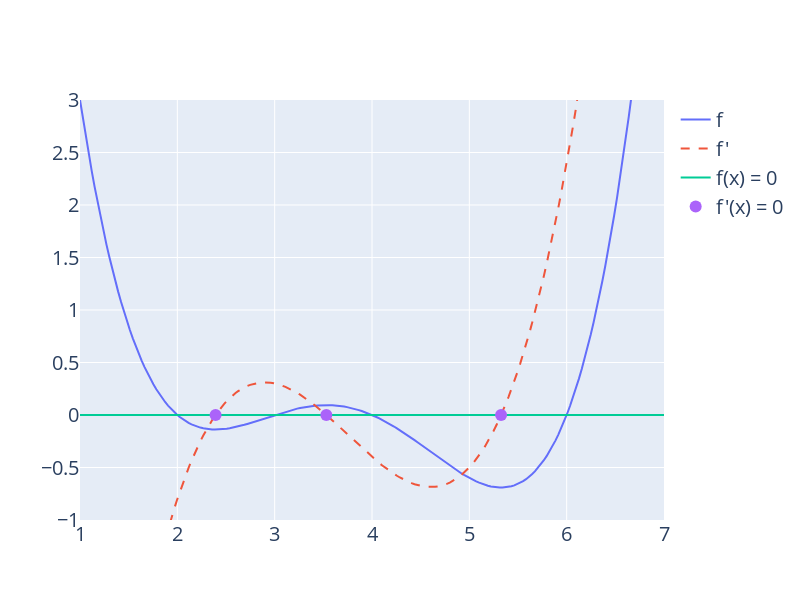

Write notebook code for a chart like this one.
### Code cell
f_line = go.Scatter(x = xs, y = f(xs), mode = "lines", name = "f")
derivative_line = go.Scatter(x = xs, y = deriv_f(xs), 
                             mode = "lines", name = "f'", line = {"dash": "dash"})
# add horizontal line at 0
zero_line = go.Scatter(x = xs, y = 0*xs, mode = "lines", name='f(x) = 0')
roots = np.array([2.3927, 3.5309, 5.3263]) # computed using algorithm
root_markers = go.Scatter(x = np.array(roots), y = 0*roots, 
                         mode = "markers", name = "f'(x) = 0", marker_size = 12)

fig = go.Figure()
fig.add_traces([f_line, derivative_line, zero_line, root_markers])
fig.update_layout(font_size = 20, yaxis_range=[-1, 3])
fig.update_layout(autosize=False, width=800, height=600)
fig.show()

### Figure 1 — Plotly figure (JSON) as saved in the notebook; plotly's stock layout.template omitted (floating-point values rounded to 4 significant figures; data arrays with more than 128 entries replaced by an {"elided": "..."} marker saying what was removed)
{"data": [{"mode": "lines", "name": "f", "type": "scatter", "x": {"elided": "200 float values"}, "y": {"elided": "200 float values"}}, {"line": {"dash": "dash"}, "mode": "lines", "name": "f'", "type": "scatter", "x": {"elided": "200 float values"}, "y": {"elided": "200 float values"}}, {"mode": "lines", "name": "f(x) = 0", "type": "scatter", "x": {"elided": "200 float values"}, "y": {"elided": "200 float values"}}, {"marker": {"size": 12}, "mode": "markers", "name": "f'(x) = 0", "type": "scatter", "x": [2.393, 3.531, 5.326], "y": [0.0, 0.0, 0.0]}], "layout": {"autosize": false, "font": {"size": 20}, "height": 600, "width": 800, "yaxis": {"range": [-1, 3]}}}
